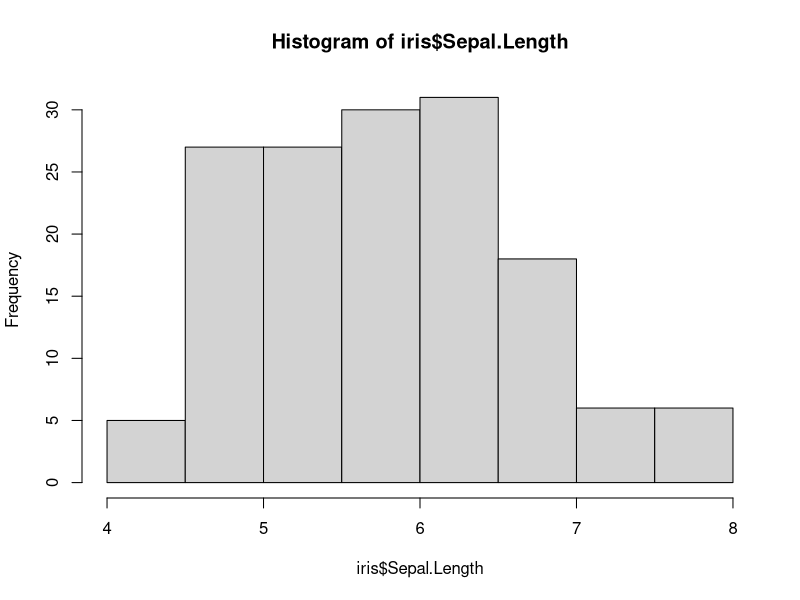
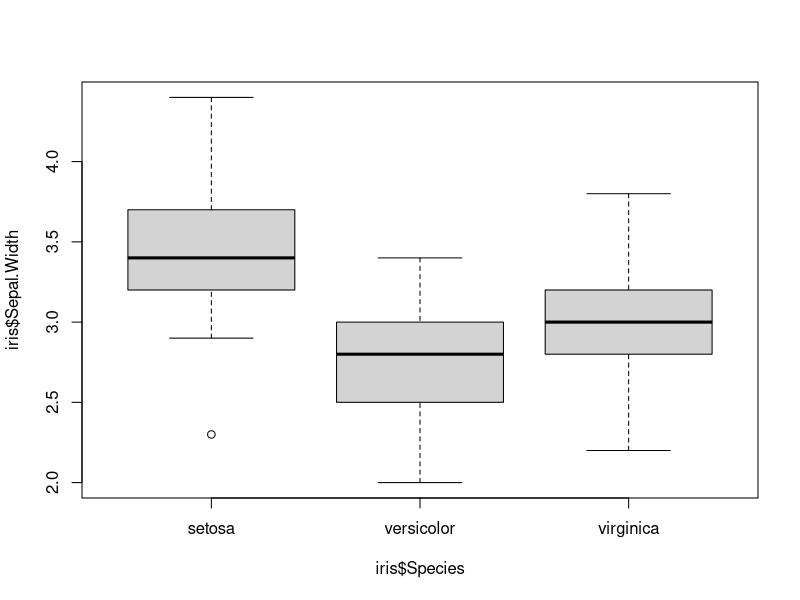
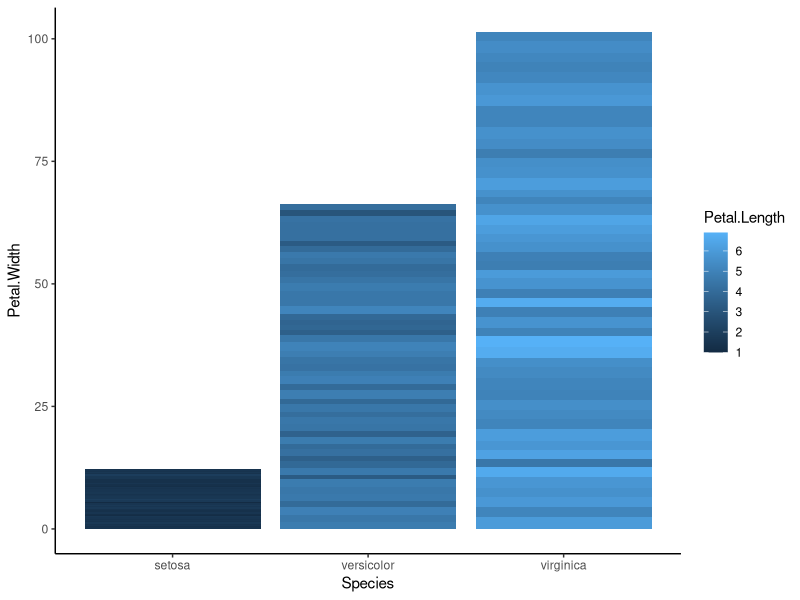
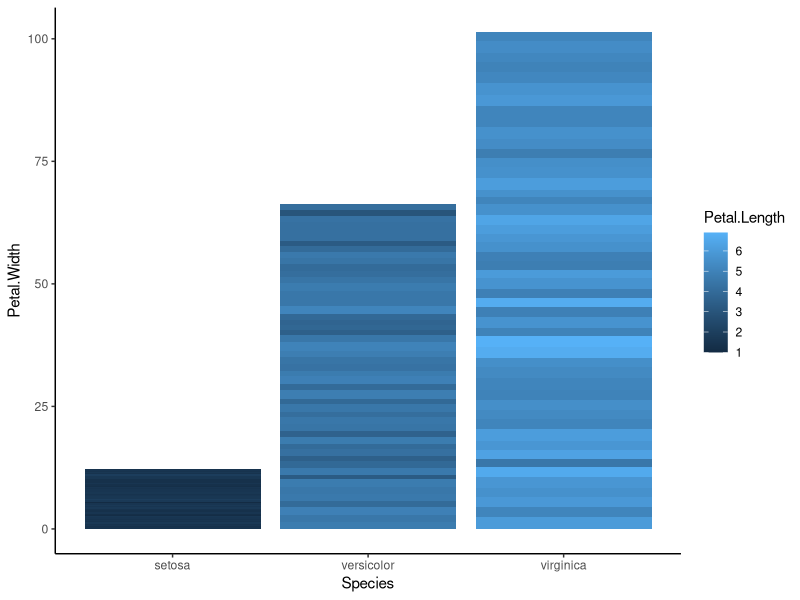

Write R code to recreate these figures, in order.
## ---- chunk 1
knitr::opts_chunk$set(echo = TRUE)
knitr::opts_chunk$set(fig.width = 7, fig.height = 4, fig.align = 'center')
## ---- chunk 2

# The function library loads and attaches add-on packages. This will load in the graphics package "ggplot2". In order to have the ability to load in a package, the package must be installed. To do this, the function install.packages("packagename") can be used. 

library(ggplot2)

# data() will load in a specific data set. I used this to save the iris dataset into the R environment. 
data(iris)

# colnames() will output the column names of the called dataset. 
colnames(iris)

# head() will output the first five rows and all columns of the called dataset. 
head(iris)

# sd() will output the standard deviation of a specified column within a dataset. 
sd(iris$Sepal.Length)

# similar to sd(), median() will output the median of a specifid column within a dataset. 
median(iris$Sepal.Width)

# sapply() is simillar to lapply, which outputs a list of the same length of x which is a result of a function corresponding to x. In this example, the mean will output for the iris dataset columns 1 through 4. 
sapply(iris[, c(1:4)], mean)

# class() outputs the type of data contained within a specified column or data-objects. The most common catagorizations for are numeric, integer, character, and factor. Examples of output when calling a whole dataset are data.frame, matrix, list, etc. 
class(iris$Species)

# levels() outputs the levels contained within a factor variable.
levels(iris$Species)

# summary() outputs the 5 number summary pertaining to a dataset or specific variable called. 
summary(iris)

# View() calls to open a spreadsheet like data viewer. 
View(iris)

# str() outputs the data structure of a dataset. This includes class of whole dataset, total observations, number of variables, column damnes, class of variable, and a handful of induvidual observations for each variable. 
str(iris)

# hist() outputs a histogram plot of a specified variable within a dataset. 
hist(iris$Sepal.Length)

# boxplot() outputes a boxplot with one variable by another varialbe. This example displays sepal width by species type.
boxplot(iris$Sepal.Width ~ iris$Species)

# ggplot() creates a plot that is specified in parameters determined in later code. geom_bar() specifies the type of graph as a barchart where the aesthetics are set. theme_classic() is a part of ggplot that specifies the general look of the style and background of the graph.
ggplot(iris) +
  geom_bar(stat = "identity", aes(x = Species, y = Petal.Width, fill = Petal.Length)) +
  theme_classic()

# setwd() sets the working directory of the console. This is useful when calling dataset into the R environment or saving files from R into a specific local location. 
setwd("~/")

# ggsave() saves the last printed ggplot() as a specific image file onto a local location.
ggsave("iris.plot.png")
